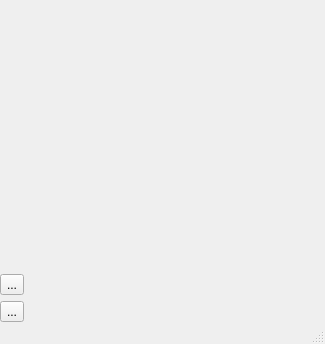
<?xml version="1.0" encoding="UTF-8"?>
<ui version="4.0">
 <class>Lineout_H_V</class>
 <widget class="QMainWindow" name="Lineout_H_V">
  <property name="geometry">
   <rect>
    <x>0</x>
    <y>0</y>
    <width>325</width>
    <height>344</height>
   </rect>
  </property>
  <property name="windowTitle">
   <string>MainWindow</string>
  </property>
  <property name="iconSize">
   <size>
    <width>20</width>
    <height>20</height>
   </size>
  </property>
  <property name="unifiedTitleAndToolBarOnMac">
   <bool>true</bool>
  </property>
  <widget class="QWidget" name="centralwidget">
   <layout class="QVBoxLayout" name="verticalLayout">
    <property name="leftMargin">
     <number>0</number>
    </property>
    <property name="topMargin">
     <number>0</number>
    </property>
    <property name="rightMargin">
     <number>0</number>
    </property>
    <property name="bottomMargin">
     <number>0</number>
    </property>
    <item>
     <widget class="nCustomDoublePlot" name="plot" native="true"/>
    </item>
    <item>
     <widget class="QToolButton" name="lockColors">
      <property name="enabled">
       <bool>true</bool>
      </property>
      <property name="focusPolicy">
       <enum>Qt::NoFocus</enum>
      </property>
      <property name="toolTip">
       <string>use colorbar extremes</string>
      </property>
      <property name="text">
       <string>...</string>
      </property>
      <property name="icon">
       <iconset resource="../../resources/icons/icons.qrc">
        <normaloff>:/icons/lockColor.png</normaloff>:/icons/lockColor.png</iconset>
      </property>
      <property name="iconSize">
       <size>
        <width>10</width>
        <height>10</height>
       </size>
      </property>
      <property name="checkable">
       <bool>true</bool>
      </property>
     </widget>
    </item>
    <item>
     <widget class="QToolButton" name="lockClick">
      <property name="focusPolicy">
       <enum>Qt::NoFocus</enum>
      </property>
      <property name="toolTip">
       <string>Switch between live and click update</string>
      </property>
      <property name="text">
       <string>...</string>
      </property>
      <property name="icon">
       <iconset resource="../../resources/icons/icons.qrc">
        <normaloff>:/icons/autoRefresh.png</normaloff>
        <normalon>:/icons/center.png</normalon>:/icons/autoRefresh.png</iconset>
      </property>
      <property name="iconSize">
       <size>
        <width>10</width>
        <height>10</height>
       </size>
      </property>
      <property name="checkable">
       <bool>true</bool>
      </property>
      <property name="neutrinoSave" stdset="0">
       <bool>false</bool>
      </property>
     </widget>
    </item>
   </layout>
  </widget>
  <widget class="QStatusBar" name="statusBar">
   <property name="font">
    <font>
     <pointsize>10</pointsize>
    </font>
   </property>
  </widget>
 </widget>
 <customwidgets>
  <customwidget>
   <class>nCustomDoublePlot</class>
   <extends>QWidget</extends>
   <header>nCustomPlots.h</header>
   <container>1</container>
  </customwidget>
 </customwidgets>
 <resources>
  <include location="../../resources/icons/icons.qrc"/>
 </resources>
 <connections/>
</ui>
